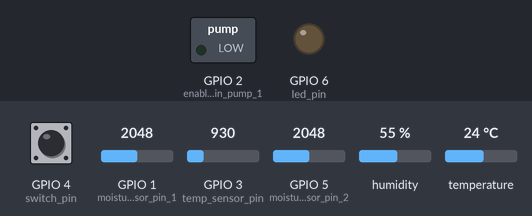
A sketch run on a simulated ESP32-S3. Parts: switched loads named in the sketch (green lamp = pin HIGH), output pins drawn as LEDs (lit = HIGH). Inputs (shaded band) come from the test bench; at power-on: GPIO 1 (moisture_sensor_pin_1) = 2048, GPIO 3 (temp_sensor_pin) = 930, GPIO 4 (switch_pin) HIGH, GPIO 5 (moisture_sensor_pin_2) = 2048, humidity 55 %, temperature 24 °C. WiFi joins after 1.5 s; servers stay silent unless stated.

Above: at 0.1 s.
At 1.6 s:
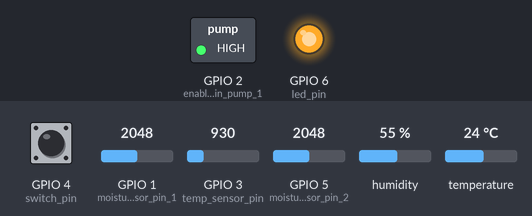
Timing chart, 0 to 3.1 s (numbered marks = the images above):
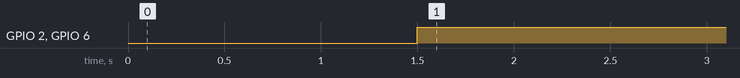

Measured:
- by itself, GPIO 2 (enable_pin_pump_1), GPIO 6 (led_pin): LOW → HIGH at 1.5 s

The sketch:

Water_Plants.ino
```cpp
#include "Bounce2.h"
#include "SPI.h"
#include "Ethernet.h"
#include "WebServer.h"
#include "dht11.h"

dht11 DHT11;
#define DHT11PIN 9

static uint8_t mac[6] = { 0x3A, 0xDB, 0x87, 0x78, 0x38, 0xE6 };

const int moisture_sensor_pin_1 = A0;
const int moisture_sensor_pin_2 = A4;
const int temp_sensor_pin = A2; //TMP36

const int enable_pin_pump_1 = 2; // connected to pin 1 on the H-bridge
const int enable_pin_pump_2 = 8; // connected to pin 9 on the H-bridge
const int switch_pin = 4;
const int led_pin = 6;

unsigned long last_reading_soil;
unsigned long last_reading_tmp36;
unsigned long last_reading_dht11;

float temperature = 0.0;
float h = 0.0;
float t = 0.0;

//unsigned int water_reserve_value = 0;
unsigned int soil_moisture_plant_1 = 0;
unsigned int soil_moisture_plant_2 = 0;

unsigned const int SOIL_WET_100 = 0;
unsigned const int SOIL_DRY_100 = 1023;
unsigned const int SOIL_MOISTURE = 550;

// initializing the debouncer
Bounce debouncer = Bounce();
volatile int state = LOW;    // the previous reading from the input pin

#define PREFIX ""
WebServer webserver(PREFIX, 80);

void helloCmd(WebServer &server, WebServer::ConnectionType type, char *, bool)
{
  /* this line sends the standard "we're all OK" headers back to the
     browser */
  //server.httpSuccess("text/html", "Refresh: 30");
  server.httpSuccess();

  /* if we're handling a GET or POST, we can output our data here.
     For a HEAD request, we just stop after outputting headers. */
  if (type == WebServer::GET)
  {
    /* this defines some HTML text in read-only memory aka PROGMEM.
     * This is needed to avoid having the string copied to our limited
     * amount of RAM. */

    /* this is a special form of print that outputs from PROGMEM */
    server.print("<title>Arduino watering system</title>");
    server.printf("<h3>Soil moisture 1: %d / pump %s</h3>", soil_moisture_plant_1, is_pump_on(enable_pin_pump_1) ? "ON" : "OFF");
    server.printf("<h3>Soil moisture 2: %d / pump %s</h3>", soil_moisture_plant_2, "N/A");

    server.print("<h3 style=color:orangered;>TMP36 Temperature: ");
    server.print(temperature);
    server.print("°C</h3>");

    server.print("<h3 style=color:royalblue;>DHT11 Humidity: ");
    server.print(h);
    server.print("%</h3>");

    server.print("<h3 style=color:green;>DHT11 Temperature: ");
    server.print(t);
    server.print("°C</h3>");
  }
}


void setup() {
  pinMode(enable_pin_pump_1, OUTPUT);
  //pinMode(enable_pin_pump_2, OUTPUT);
  // pull the enable pin LOW to start
  digitalWrite(enable_pin_pump_1, LOW);
  //digitalWrite(enable_pin_pump_2, LOW);

  pinMode(led_pin, OUTPUT);

  // initialize switch
  pinMode(switch_pin, INPUT);
  digitalWrite(switch_pin, HIGH);
  debouncer.attach(switch_pin);
  debouncer.interval(50);

  Ethernet.begin(mac);

  webserver.setDefaultCommand(&helloCmd);
  //webserver.addCommand("index.html", &helloCmd);
  webserver.begin();
}

void loop() {
  if (debouncer.update() && debouncer.read() == LOW) {
    activate_pump(enable_pin_pump_1, !state);
    //activate_pump(enable_pin_pump_2, !state);
    state = !state;
  }
  // once every 200 millis
  if ( millis() - last_reading_soil > 200 ) {
    last_reading_soil = millis();
    soil_moisture_plant_1 = analogRead(moisture_sensor_pin_1);
    soil_moisture_plant_2 = analogRead(moisture_sensor_pin_2);

    water_plant_one();
  }
  if ( millis() - last_reading_tmp36 > 1000 ) {
    last_reading_tmp36 = millis();
    get_temperature(); // TMP 36
  }
  char buff[64];
  int len = 64;

  /* process incoming connections one at a time forever */
  webserver.processConnection(buff, &len);

  if ( millis() - last_reading_dht11 > 1000 ) {
    last_reading_dht11 = millis();
    int chk = DHT11.read(DHT11PIN);
    h = DHT11.humidity;
    t = DHT11.temperature;
  }
}

long scaled_value(const float value) {
  float round_offset = value < 0 ? -0.5 : 0.5;
  return (long)(value * 100 + round_offset);
}

const float get_temperature() {
  const int sensor_voltage = analogRead(temp_sensor_pin);
  const float voltage = (sensor_voltage * 5.0) / 1024.0;
  temperature = (voltage - .5) * 100;
}

void activate_pump(const int pump_enable_pin, const int new_state) {
  digitalWrite(pump_enable_pin, new_state);
  digitalWrite(led_pin, new_state);
}

void activate_pump(const int pump_enable_pin) {
  activate_pump(pump_enable_pin, HIGH);
}

void deactivate_pump(const int pump_enable_pin) {
  activate_pump(pump_enable_pin, LOW);
}

void water_plant_one() {
  if (soil_moisture_plant_1 > SOIL_MOISTURE && !is_pump_on(enable_pin_pump_1)) {
    activate_pump(enable_pin_pump_1);
  } else if (soil_moisture_plant_1 > 400 && soil_moisture_plant_1 <= SOIL_MOISTURE
             && is_pump_on(enable_pin_pump_1)) {
    deactivate_pump(enable_pin_pump_1);
  }
}

bool is_pump_on(const int pin) {
  return digitalRead(pin) == HIGH ? true : false;
}
```
